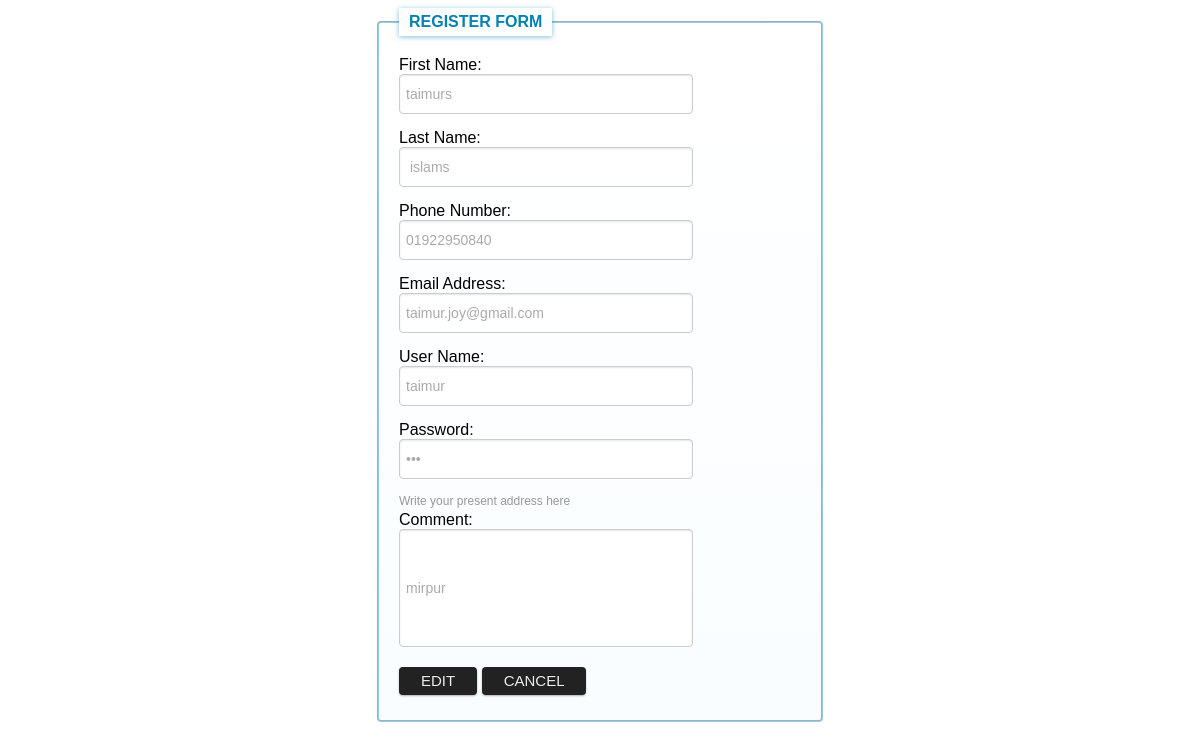
Page /registration/registered_user_data_edit/1/ on the committed database.
### user_registration/models.py (models this page shows, shortened)
class Registration(models.Model):
    first_name = models.CharField(max_length=50)
    last_name = models.CharField(max_length=50)
    phone_number = models.ImageField(null=False)
    email_address = models.CharField(max_length=50)
    user_name = models.CharField(max_length=50)
    user_password = models.CharField(max_length=50)
    user_address = models.CharField(max_length=200)

### user_registration/views.py (the view)
# urls.py: re_path('^registered_user_data_edit/(?P<registered_user_id>[0-9]+)/$',
def registered_user_data_edit(request, registered_user_id ):
    registered_user_edit_or_delete_all_information = get_object_or_404(Registration, pk = registered_user_id)
    print(registered_user_edit_or_delete_all_information.phone_number)
    return render(request, 'registered_user_edit_or_delete.html',
                  {'registered_user_edit_or_delete_all_information': registered_user_edit_or_delete_all_information, })

### user_registration/templates/registered_user_edit_or_delete.html (shortened to what this page needs)
<!DOCTYPE HTML PUBLIC "-//W3C//DTD HTML 4.01//EN"
    "http://www.w3.org/TR/html4/strict.dtd"
    >
<html lang="en">
<head>
</head>
{% load staticfiles %}
<link rel="stylesheet" type="text/css" href="{% static 'registration.css' %}"/>
<body>
    <div id="wrapper">
        <form action="{%url 'registered_user_data_edited' registered_user_edit_or_delete_all_information.id%}" method="post">
            <fieldset>
                <legend>Register Form</legend>
                <div>
                    First Name:  <br><input type="text" name="first_name" value="{{registered_user_edit_or_delete_all_information.first_name}}"/>
                </div>
                <div>
                    Last Name:  <br><input type="text" name="last_name" value="{{registered_user_edit_or_delete_all_information.last_name}}"/>
                </div>
                <div>
                    Phone Number: <br><input type="text" name="phone_number" value="{{registered_user_edit_or_delete_all_information.phone_number}}"/>
                </div>
                <div>
                    Email Address: <br><input type="text" name="email" value="{{registered_user_edit_or_delete_all_information.email_address}}"/>
                </div>
                <div>
                    User Name:  <br><input type="text" name="user_name" value="{{registered_user_edit_or_delete_all_information.user_name}}"/>
                </div>
                <div>
                    Password:  <br><input type="password" name="password" value="{{registered_user_edit_or_delete_all_information.user_password}}"/>
                </div>
                <div>
                    <div class="small">Write your present address here</div>
                    Comment: <br><input type="text" style="height:100px"  name="address" value="{{registered_user_edit_or_delete_all_information.user_address}}"/>
                </div>
                <input type="submit" name="edit" value="Edit"/>
                <input type="submit" name="cancel" value="Cancel"/>
            </fieldset>
        </form>
    </div>
</body>
</html>

### user_registration/static/registration.css (style rules this page uses)
#wrapper { width:450px; margin:0 auto; font-family:Verdana, sans-serif; }
legend { color:#0481b1; font-size:16px; padding:0 10px; background:#fff; -moz-border-radius:4px; box-shadow: 0 1px 5px rgba(4, 129, 177, 0.5); padding:5px 10px; text-transform:uppercase; font-family:Helvetica, sans-serif; font-weight:bold; }
fieldset { border-radius:4px; background: #fff; background: -moz-linear-gradient(#fff, #f9fdff); background: -o-linear-gradient(#fff, #f9fdff); background: -webkit-gradient(linear, 0% 0%, 0% 100%, from(#fff), to(#f9fdff)); / background: -webkit-linear-gradient(#fff, #f9fdff); padding:20px; border-color:rgba(4, 129, 177, 0.4); }
input, textarea { color: #373737; background: #fff; border: 1px solid #CCCCCC; color: #aaa; font-size: 14px; line-height: 1.2em; margin-bottom:15px; -moz-border-radius:4px; -webkit-border-radius:4px; border-radius:4px; box-shadow: 0 1px 2px rgba(0, 0, 0, 0.1) inset, 0 1px 0 rgba(255, 255, 255, 0.2); }
input[type="text"], input[type="email"], input[type="password"] { padding: 8px 6px; height: 22px; width:280px; }
input[type="submit"] { background: #222; border: none; text-shadow: 0 -1px 0 rgba(0,0,0,0.3); text-transform:uppercase; color: #eee; cursor: pointer; font-size: 15px; margin: 5px 0; padding: 5px 22px; -moz-border-radius: 4px; border-radius: 4px; -webkit-border-radius:4px; -webkit-box-shadow: 0px 1px 2px rgba(0,0,0,0.3); -moz-box-shadow: 0px 1px 2px rgba(0,0,0,0.3); box-shadow: 0px 1px 2px rgba(0,0,0,0.3); }
.small { line-height:14px; font-size:12px; color:#999898; margin-bottom:3px; }

### rows in the picture
Registration: first_name "taimurs", last_name "islams", phone_number "01922950840", email "taimur.joy@gmail.com", user_name "taimur", address "mirpur"
